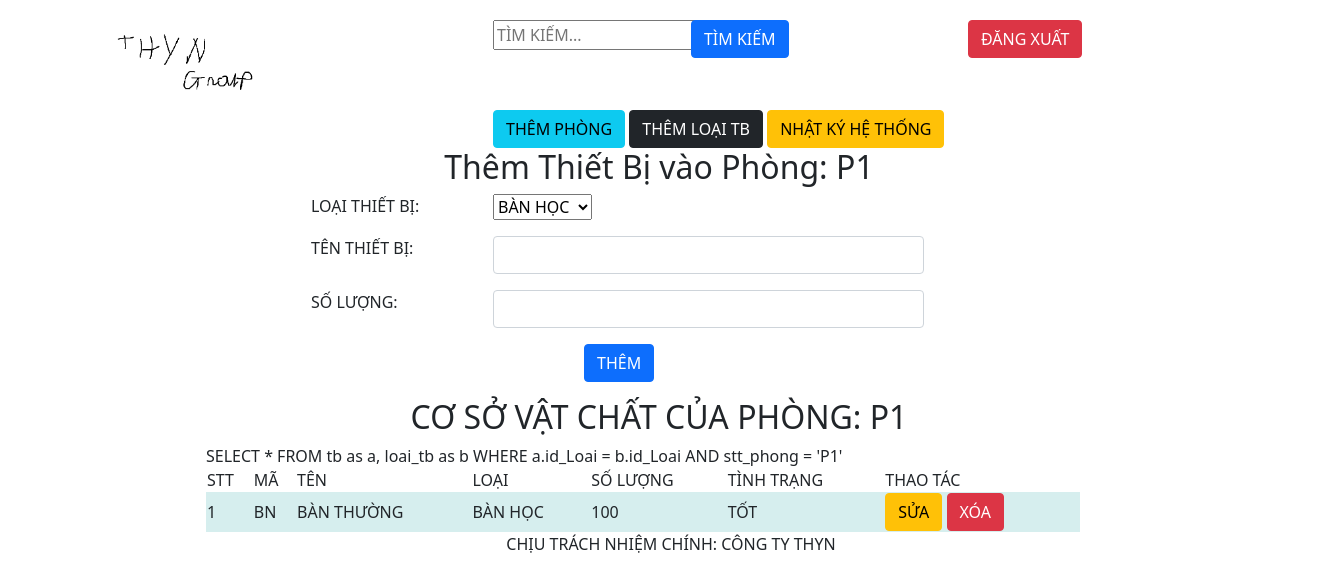
The page /index.php?quanly=chitiet&stt_phong=P1 (signed in) on the database as committed earlier.
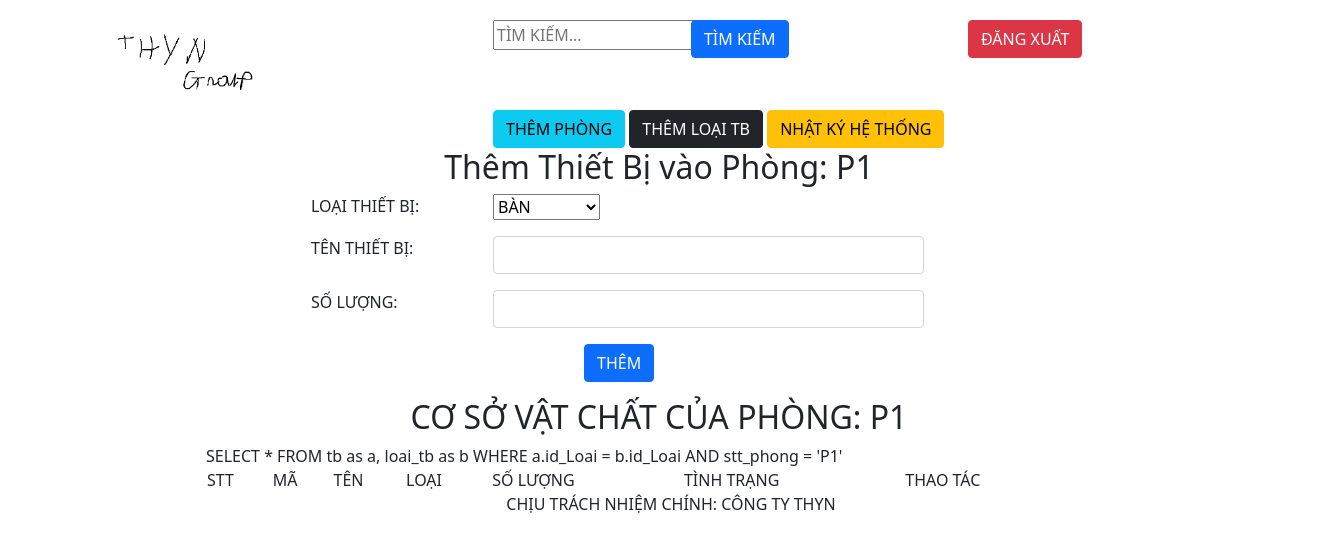
The same page on the database as committed later.
### tables this page shows
CREATE TABLE `tb` (
  `id_tb` int(11) NOT NULL,
  `stt_phong` varchar(10) NOT NULL,
  `id_Loai` varchar(10) NOT NULL,
  `ten_tb` varchar(100) NOT NULL,
  `sl` int(11) NOT NULL,
  `sl_hu` int(11) NOT NULL
);

CREATE TABLE `loai_tb` (
  `id_Loai` varchar(10) NOT NULL,
  `tenloai_tb` varchar(100) NOT NULL
);

### src/pages/modules/chitietphong.php (the view, shortened to what this page needs)
<?php
    $stt_phong = $_GET['stt_phong'];
?>
<?php
    if($_SESSION['admin'] == 1){
?>
<h2>Thêm Thiết Bị vào Phòng: <?php echo $stt_phong ?></h2>
<div class="row offset-2">
    <form method="POST" id="themchitiet">
    <div class="form-group row mb-3">
        <label class="col-2">LOẠI THIẾT BỊ:</label>
        <div class="col">
        <select name="ten_loai">
            <?php
                $sql_l = "SELECT * FROM loai_tb";
                $query_l = mysqli_query($mysqli, $sql_l);
                while($row_l = mysqli_fetch_array($query_l)){
            ?>
            <option><?php echo $row_l['tenloai_tb'] ?></option>
            <?php
                }
            ?>
        </select>
    </div>
    </div>
    <div class="form-group row mb-3">
        <label for="ten" class="col-2">TÊN THIẾT BỊ: </label>
        <div class="col-5">
            <input id="ten" class="form-control" type="text" name="ten">
        </div>
    </div>
    <div class="form-group row mb-3">
        <label for="sl" class="col-2">SỐ LƯỢNG: </label>
        <div class="col-5">
            <input id="sl" class="form-control" type="text" name="sl">
        </div>
    </div>
    <div class="form-group row">
        <div class="col offset-3">
            <button class="btn btn-primary" type="submit">THÊM</button>
        </div>
    </div>
    </form>
</div>
<?php
    }
?>
<h2>CƠ SỞ VẬT CHẤT CỦA PHÒNG: <?php echo $stt_phong ?></h2>
<div class="row offset-1">
    <table>
            <tr>
                <td>STT</td>
                <td>MÃ</td>
                <td>TÊN</td>
                <td>LOẠI</td>
                <td>SỐ LƯỢNG</td>
                <td>TÌNH TRẠNG</td>
                <?php
                    if($_SESSION['admin'] == 1){
                ?>
                <td>THAO TÁC</td>
                <?php
                    }
                ?>
            </tr>
            <?php
                $sql_csvc = "SELECT * FROM tb as a, loai_tb as b
                WHERE a.id_Loai = b.id_Loai AND stt_phong = '".$stt_phong."'";
                $query_csvc = mysqli_query($mysqli, $sql_csvc);
                $i = 0;
                while($row = mysqli_fetch_array($query_csvc)){
                    $i ++;
            ?>
            <tr>
                <td><?php echo $i ?></td>
                <td><?php echo $row['id_Loai'] ?></td>
                <td><?php echo $row['ten_tb'] ?></td>
                <td><?php echo $row['tenloai_tb'] ?></td>
                <td><?php echo $row['sl'] ?></td>
                <td><?php if ($row['sl_hu'] == 0) echo "TỐT"; else echo "Hư Hỏng: ".$row['sl_hu'] ?></td>
                <?php
                    if($_SESSION['admin'] == 1){
                ?>
                <td>
                    <a href="index.php?quanly=suachitiet&stt_phong=<?php echo $stt_phong ?>&id_tb=<?php echo $row['id_tb'] ?>" class="btn btn-warning" type="button">SỬA</a>
                    <a href="index.php?quanly=suachitiet&stt_phong=<?php echo $stt_phong ?>&id_tb=<?php echo $row['id_tb'] ?>&xoa=1"
                    class="btn btn-danger" type="button">XÓA</a>
                </td>
                <?php } ?>
            </tr>
            <?php
                }
            ?>
    </table>
</div>

Rows that differ between the two databases and show on the page:
removed tb: id_Loai.id_Loai "BN", ten_tb "BÀN THƯỜNG", id_Loai.tenloai_tb "BÀN HỌC", sl "100", sl_hu "TỐT"
Other text that changed with them:
form field ten_loai: "BÀN HỌC" → "BÀN"
